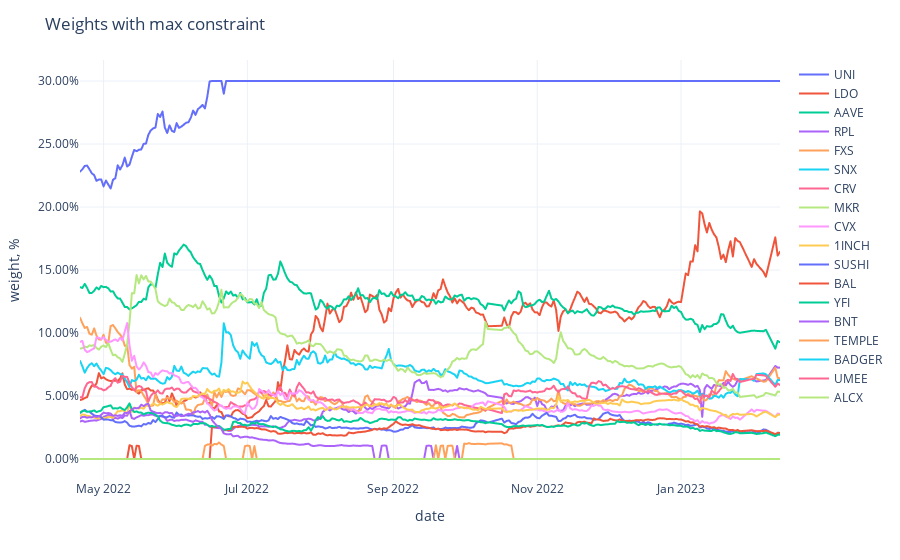

The notebook cell this image was saved under:
### Code cell
fig = px.line(adjusted_weights,
              labels={'value': 'weight, %', 'variable': ''})
fig.update_traces(
    hovertemplate="%{y}"
)
fig.update_yaxes(
    tickformat=".2%",
)
fig.update_xaxes(
    showspikes=True,
    spikethickness=2,
    spikedash="dot",
    spikecolor="#999999",
    spikemode="across",
)
fig.update_layout(
    hovermode="x",
    hoverdistance=100,  ## Distance to show hover label of data point
    spikedistance=1000,  ## Distance to show spike
    template='plotly_white',
    title='Weights with max constraint'
)

### Figure 1 — Plotly figure (JSON) as saved in the notebook; plotly's stock layout.template omitted (floating-point values rounded to 4 significant figures; data arrays with more than 128 entries replaced by an {"elided": "..."} marker saying what was removed)
{"data": [{"hovertemplate": "%{y}", "legendgroup": "UNI", "line": {"color": "#636efa", "dash": "solid"}, "marker": {"symbol": "circle"}, "mode": "lines", "name": "UNI", "showlegend": true, "type": "scattergl", "x": {"elided": "284 str values"}, "xaxis": "x", "y": {"elided": "284 float values"}, "yaxis": "y"}, {"hovertemplate": "%{y}", "legendgroup": "LDO", "line": {"color": "#EF553B", "dash": "solid"}, "marker": {"symbol": "circle"}, "mode": "lines", "name": "LDO", "showlegend": true, "type": "scattergl", "x": {"elided": "284 str values"}, "xaxis": "x", "y": {"elided": "284 float values"}, "yaxis": "y"}, {"hovertemplate": "%{y}", "legendgroup": "AAVE", "line": {"color": "#00cc96", "dash": "solid"}, "marker": {"symbol": "circle"}, "mode": "lines", "name": "AAVE", "showlegend": true, "type": "scattergl", "x": {"elided": "284 str values"}, "xaxis": "x", "y": {"elided": "284 float values"}, "yaxis": "y"}, {"hovertemplate": "%{y}", "legendgroup": "RPL", "line": {"color": "#ab63fa", "dash": "solid"}, "marker": {"symbol": "circle"}, "mode": "lines", "name": "RPL", "showlegend": true, "type": "scattergl", "x": {"elided": "284 str values"}, "xaxis": "x", "y": {"elided": "284 float values"}, "yaxis": "y"}, {"hovertemplate": "%{y}", "legendgroup": "FXS", "line": {"color": "#FFA15A", "dash": "solid"}, "marker": {"symbol": "circle"}, "mode": "lines", "name": "FXS", "showlegend": true, "type": "scattergl", "x": {"elided": "284 str values"}, "xaxis": "x", "y": {"elided": "284 float values"}, "yaxis": "y"}, {"hovertemplate": "%{y}", "legendgroup": "SNX", "line": {"color": "#19d3f3", "dash": "solid"}, "marker": {"symbol": "circle"}, "mode": "lines", "name": "SNX", "showlegend": true, "type": "scattergl", "x": {"elided": "284 str values"}, "xaxis": "x", "y": {"elided": "284 float values"}, "yaxis": "y"}, {"hovertemplate": "%{y}", "legendgroup": "CRV", "line": {"color": "#FF6692", "dash": "solid"}, "marker": {"symbol": "circle"}, "mode": "lines", "name": "CRV", "showlegend": true, "type": "scattergl", "x": {"elided": "284 str values"}, "xaxis": "x", "y": {"elided": "284 float values"}, "yaxis": "y"}, {"hovertemplate": "%{y}", "legendgroup": "MKR", "line": {"color": "#B6E880", "dash": "solid"}, "marker": {"symbol": "circle"}, "mode": "lines", "name": "MKR", "showlegend": true, "type": "scattergl", "x": {"elided": "284 str values"}, "xaxis": "x", "y": {"elided": "284 float values"}, "yaxis": "y"}, {"hovertemplate": "%{y}", "legendgroup": "CVX", "line": {"color": "#FF97FF", "dash": "solid"}, "marker": {"symbol": "circle"}, "mode": "lines", "name": "CVX", "showlegend": true, "type": "scattergl", "x": {"elided": "284 str values"}, "xaxis": "x", "y": {"elided": "284 float values"}, "yaxis": "y"}, {"hovertemplate": "%{y}", "legendgroup": "1INCH", "line": {"color": "#FECB52", "dash": "solid"}, "marker": {"symbol": "circle"}, "mode": "lines", "name": "1INCH", "showlegend": true, "type": "scattergl", "x": {"elided": "284 str values"}, "xaxis": "x", "y": {"elided": "284 float values"}, "yaxis": "y"}, {"hovertemplate": "%{y}", "legendgroup": "SUSHI", "line": {"color": "#636efa", "dash": "solid"}, "marker": {"symbol": "circle"}, "mode": "lines", "name": "SUSHI", "showlegend": true, "type": "scattergl", "x": {"elided": "284 str values"}, "xaxis": "x", "y": {"elided": "284 float values"}, "yaxis": "y"}, {"hovertemplate": "%{y}", "legendgroup": "BAL", "line": {"color": "#EF553B", "dash": "solid"}, "marker": {"symbol": "circle"}, "mode": "lines", "name": "BAL", "showlegend": true, "type": "scattergl", "x": {"elided": "284 str values"}, "xaxis": "x", "y": {"elided": "284 float values"}, "yaxis": "y"}, {"hovertemplate": "%{y}", "legendgroup": "YFI", "line": {"color": "#00cc96", "dash": "solid"}, "marker": {"symbol": "circle"}, "mode": "lines", "name": "YFI", "showlegend": true, "type": "scattergl", "x": {"elided": "284 str values"}, "xaxis": "x", "y": {"elided": "284 float values"}, "yaxis": "y"}, {"hovertemplate": "%{y}", "legendgroup": "BNT", "line": {"color": "#ab63fa", "dash": "solid"}, "marker": {"symbol": "circle"}, "mode": "lines", "name": "BNT", "showlegend": true, "type": "scattergl", "x": {"elided": "284 str values"}, "xaxis": "x", "y": {"elided": "284 float values"}, "yaxis": "y"}, {"hovertemplate": "%{y}", "legendgroup": "TEMPLE", "line": {"color": "#FFA15A", "dash": "solid"}, "marker": {"symbol": "circle"}, "mode": "lines", "name": "TEMPLE", "showlegend": true, "type": "scattergl", "x": {"elided": "284 str values"}, "xaxis": "x", "y": {"elided": "284 float values"}, "yaxis": "y"}, {"hovertemplate": "%{y}", "legendgroup": "BADGER", "line": {"color": "#19d3f3", "dash": "solid"}, "marker": {"symbol": "circle"}, "mode": "lines", "name": "BADGER", "showlegend": true, "type": "scattergl", "x": {"elided": "284 str values"}, "xaxis": "x", "y": {"elided": "284 int values"}, "yaxis": "y"}, {"hovertemplate": "%{y}", "legendgroup": "UMEE", "line": {"color": "#FF6692", "dash": "solid"}, "marker": {"symbol": "circle"}, "mode": "lines", "name": "UMEE", "showlegend": true, "type": "scattergl", "x": {"elided": "284 str values"}, "xaxis": "x", "y": {"elided": "284 int values"}, "yaxis": "y"}, {"hovertemplate": "%{y}", "legendgroup": "ALCX", "line": {"color": "#B6E880", "dash": "solid"}, "marker": {"symbol": "circle"}, "mode": "lines", "name": "ALCX", "showlegend": true, "type": "scattergl", "x": {"elided": "284 str values"}, "xaxis": "x", "y": {"elided": "284 int values"}, "yaxis": "y"}], "layout": {"hoverdistance": 100, "hovermode": "x", "legend": {"title": {"text": ""}, "tracegroupgap": 0}, "margin": {"t": 60}, "spikedistance": 1000, "title": {"text": "Weights with max constraint"}, "xaxis": {"anchor": "y", "domain": [0, 1], "showspikes": true, "spikecolor": "#999999", "spikedash": "dot", "spikemode": "across", "spikethickness": 2, "title": {"text": "date"}}, "yaxis": {"anchor": "x", "domain": [0, 1], "tickformat": ".2%", "title": {"text": "weight, %"}}}}
